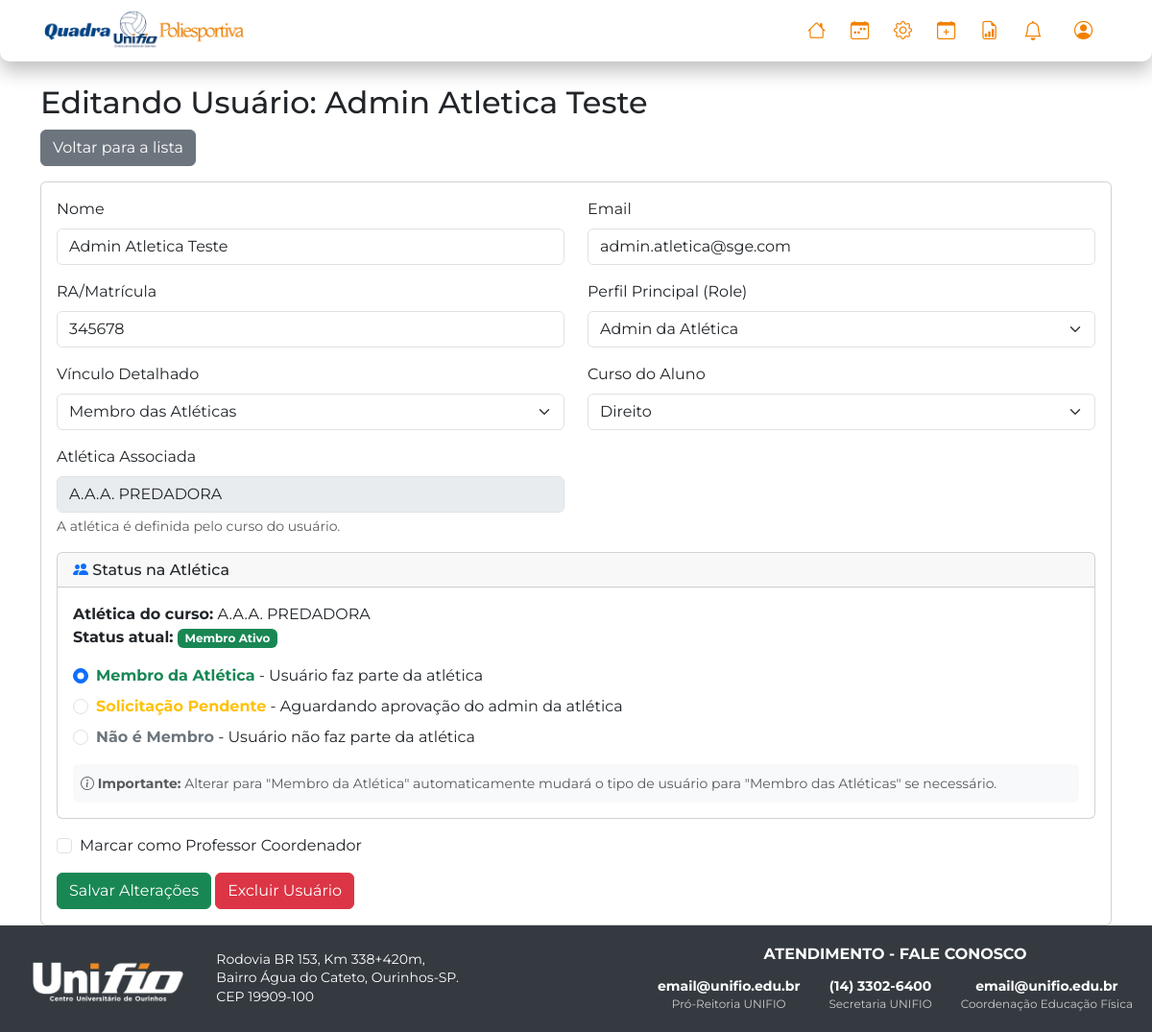
Before: /superadmin/usuario/editar?id=4 (signed in) with the older database file.
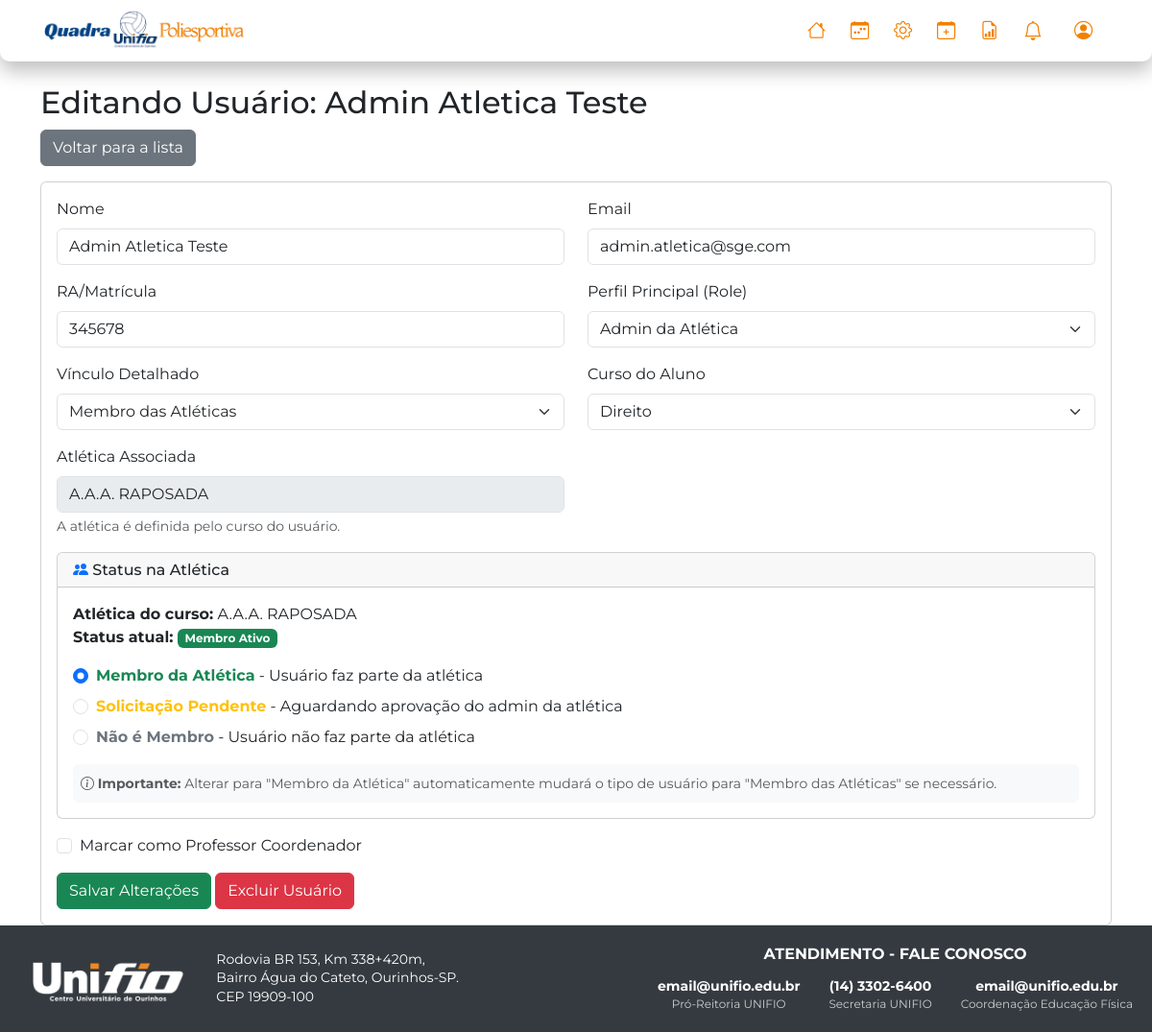
After: the same page with the newer database file.
### tables this page shows
CREATE TABLE `usuarios` (
  `id` int NOT NULL,
  `nome` varchar(255) NOT NULL,
  `email` varchar(255) NOT NULL,
  `senha` varchar(255) NOT NULL,
  `ra` varchar(20) DEFAULT NULL,
  `data_nascimento` date DEFAULT NULL,
  `telefone` varchar(20) DEFAULT NULL,
  `curso_id` int DEFAULT NULL,
  `role` enum('usuario','admin','superadmin') NOT NULL DEFAULT 'usuario',
  `atletica_id` int DEFAULT NULL,
  `tipo_usuario_detalhado` enum('Membro das Atleticas','Professor','Aluno','Comunidade Externa') DEFAULT NULL,
  `is_coordenador` tinyint(1) NOT NULL DEFAULT '0',
  `atletica_join_status` enum('none','pendente','aprovado') NOT NULL DEFAULT 'none',
  `login_code` varchar(6) DEFAULT NULL,
  `login_code_expires` datetime DEFAULT NULL,
  `reset_token` varchar(255) DEFAULT NULL,
  `reset_token_expires` datetime DEFAULT NULL  
);

CREATE TABLE `atleticas` (
  `id` int NOT NULL,
  `nome` varchar(255) NOT NULL
);

CREATE TABLE `cursos` (
  `id` int NOT NULL,
  `nome` varchar(255) NOT NULL,
  `atletica_id` int DEFAULT NULL,
  `coordenador_id` int DEFAULT NULL
);

### views/super_admin/editar-usuario.view.php (the view, shortened to what the changed rows need)
<?php
$podeSerAdmin = !empty($usuario_editado['atletica_id']) || !empty($usuario_editado['atletica_nome']);
?>
<h2>Editando Usuário: <?php echo htmlspecialchars($usuario_editado['nome']); ?></h2>
<a href="/superadmin/usuarios" class="btn btn-secondary mb-3">Voltar para a lista</a>
<div class="card">
    <div class="card-body">
        <form action="/superadmin/usuario/editar" method="post">
            <div class="row">
                <div class="col-md-6 mb-3"><label class="form-label">Nome</label><input type="text" name="nome" class="form-control" value="<?php echo htmlspecialchars($usuario_editado['nome'] ?? ''); ?>"></div>
                <div class="col-md-6 mb-3"><label class="form-label">Email</label><input type="email" name="email" class="form-control" value="<?php echo htmlspecialchars($usuario_editado['email'] ?? ''); ?>"></div>
                <div class="col-md-6 mb-3"><label class="form-label">RA/Matrícula</label><input type="text" name="ra" class="form-control" value="<?php echo htmlspecialchars($usuario_editado['ra'] ?? ''); ?>"></div>
                <div class="col-md-6 mb-3">
                    <label class="form-label">Perfil Principal (Role)</label>
                    <select name="role" class="form-select">
                        <option value="admin" <?php if($usuario_editado['role'] == 'admin') echo 'selected'; ?> <?php if (!$podeSerAdmin) echo 'disabled'; ?>>
                            Admin da Atlética <?php if (!$podeSerAdmin) echo '(Requer atlética)'; ?>
                        </option>
                    </select>
                </div>
                <div class="col-md-6 mb-3"><label class="form-label">Vínculo Detalhado</label>
                    <select name="tipo_usuario_detalhado" class="form-select">
                        <option value="Membro das Atléticas" <?php if($usuario_editado['tipo_usuario_detalhado'] == 'Membro das Atléticas') echo 'selected'; ?>>Membro das Atléticas</option>
                    </select>
                </div>
                <div class="col-md-6 mb-3"><label class="form-label">Curso do Aluno</label>
                    <select name="curso_id" class="form-select">
                        <?php foreach ($cursos as $c): ?>
                            <option value="<?php echo $c['id']; ?>" <?php if($usuario_editado['curso_id'] == $c['id']) echo 'selected'; ?>><?php echo htmlspecialchars($c['nome']); ?></option>
                        <?php endforeach; ?>
                    </select>
                </div>
                <div class="col-md-6 mb-3">
                    <label class="form-label">Atlética Associada</label>
                    <input type="text" class="form-control" value="<?php echo htmlspecialchars($usuario_editado['atletica_nome'] ?? 'Nenhuma (via curso)'); ?>" disabled>
                    <div class="form-text">A atlética é definida pelo curso do usuário.</div>
                </div>
            </div>
            <?php if (!empty($usuario_editado['curso_id']) && !empty($usuario_editado['atletica_nome'])): ?>
                <div class="card mb-3">
                    <div class="card-header">
                        <h6 class="mb-0"><i class="bi bi-people-fill text-primary"></i> Status na Atlética</h6>
                    </div>
                    <div class="card-body">
                        <p class="mb-3">
                            <strong>Atlética do curso:</strong> <?php echo htmlspecialchars($usuario_editado['atletica_nome']); ?><br>
                            <strong>Status atual:</strong>
                            <span class="badge <?php
                                echo match($usuario_editado['atletica_join_status'] ?? 'none') {
                                    'aprovado' => 'bg-success',
                                    'pendente' => 'bg-warning text-dark',
                                    default => 'bg-secondary'
                                };
                            ?>">
                                <?php
                                echo match($usuario_editado['atletica_join_status'] ?? 'none') {
                                    'aprovado' => 'Membro Ativo',
                                    'pendente' => 'Aguardando Aprovação',
                                    default => 'Não é Membro'
                                };
                                ?>
                            </span>
                        </p>
                        <div class="form-check mb-2">
                            <input class="form-check-input" type="radio" name="atletica_join_status" value="aprovado" id="atletica_aprovado"
                                   <?php if(($usuario_editado['atletica_join_status'] ?? 'none') === 'aprovado') echo 'checked'; ?>>
                            <label class="form-check-label" for="atletica_aprovado">
                                <strong class="text-success">Membro da Atlética</strong> - Usuário faz parte da atlética
                            </label>
                        </div>
                        <div class="form-check mb-2">
                            <input class="form-check-input" type="radio" name="atletica_join_status" value="pendente" id="atletica_pendente"
                                   <?php if(($usuario_editado['atletica_join_status'] ?? 'none') === 'pendente') echo 'checked'; ?>>
                            <label class="form-check-label" for="atletica_pendente">
                                <strong class="text-warning">Solicitação Pendente</strong> - Aguardando aprovação do admin da atlética
                            </label>
                        </div>
                        <div class="form-check">
                            <input class="form-check-input" type="radio" name="atletica_join_status" value="none" id="atletica_none"
                                   <?php if(($usuario_editado['atletica_join_status'] ?? 'none') === 'none') echo 'checked'; ?>>
                            <label class="form-check-label" for="atletica_none">
                                <strong class="text-secondary">Não é Membro</strong> - Usuário não faz parte da atlética
                            </label>
                        </div>
                        <div class="mt-3 p-2 bg-light rounded">
                            <small class="text-muted">
                                <i class="bi bi-info-circle"></i>
                                <strong>Importante:</strong> Alterar para "Membro da Atlética" automaticamente mudará o tipo de usuário para "Membro das Atléticas" se necessário.
                            </small>
                        </div>
                    </div>
                </div>
            <?php endif; ?>
            <div class="form-check mb-3">
                <input class="form-check-input" type="checkbox" name="is_coordenador" value="1" id="is_coordenador" <?php if($usuario_editado['is_coordenador']) echo 'checked'; ?>>
                <label class="form-check-label" for="is_coordenador">Marcar como Professor Coordenador</label>
            </div>
            <button type="submit" class="btn btn-success">Salvar Alterações</button>
            <button type="button" class="btn btn-danger" data-bs-toggle="modal" data-bs-target="#deleteUserModal">Excluir Usuário</button>
        </form>
    </div>
</div>

### src/Core/Router.php (shortened to what the changed rows need)
<?php
class Router
{
    protected static array $routes = [];
    public static function get(string $uri, string $action): void
    {
        self::$routes['GET'][$uri] = $action;
    }
    public static function post(string $uri, string $action): void
    {
        self::$routes['POST'][$uri] = $action;
    }
    protected static function extractParams(string $pattern, string $uri): ?array
    {
        $pattern = str_replace('/', '\/', $pattern);
        $pattern = preg_replace('/:([^\/]+)/', '(?P<\1>[^\/]+)', $pattern);
        $pattern = '/^' . $pattern . '$/';
        if (preg_match($pattern, $uri, $matches)) {
            array_shift($matches);
            return array_filter($matches, 'is_string', ARRAY_FILTER_USE_KEY);
        }
        return null;
    }
    public static function dispatch(string $uri, string $method): void
    {
        foreach (self::$routes[$method] as $route => $action) {
            $params = self::extractParams($route, $uri);
            if ($params !== null) {
                [$controllerName, $methodName] = explode('@', $action);
                $controllerClass = "Application\\Controller\\" . $controllerName;
                if (class_exists($controllerClass)) {
                    $controllerInstance = new $controllerClass();
                    if (method_exists($controllerInstance, $methodName)) {
                        call_user_func_array([$controllerInstance, $methodName], array_values($params));
                        return;
                    }
                }
            }
        }
        throw new \Exception("Rota não encontrada: [{$method}] {$uri}");
    }
}

### views/_partials/header.php (shortened to what the changed rows need)
<!DOCTYPE html>
<html lang="pt-BR">
<head>
    <link href="https://cdn.jsdelivr.net/npm/bootstrap@5.3.3/dist/css/bootstrap.min.css" rel="stylesheet">
    <link rel="stylesheet" href="https://cdn.jsdelivr.net/npm/bootstrap-icons@1.11.3/font/bootstrap-icons.min.css">
    <link rel="stylesheet" href="/css/header.css">
    <link rel="stylesheet" href="/css/default.css">
    <link rel="stylesheet" href="/css/calendar.css">
    <link rel="stylesheet" href="/css/notifications.css">
    <link rel="stylesheet" href="/css/event-popup.css">
</head>
<?php if (isset($isAuthPage) && $isAuthPage): ?>
<body class="auth-body">
<div class="auth-background"></div>
<main class="auth-container">
<?php else: ?>
<body class="d-flex flex-column min-vh-100">
<nav class="navbar navbar-expand-lg p-1">
    <div class="container d-flex justify-content-between align-items-center">
        <div class="header-left">
            <a class="navbar-brand" href="/">
                <img src="/img/logo-quadra.webp" alt="Logo Quadra" class="logo-header">
            </a>
        </div>
        <div class="header-right d-flex align-items-center">
            <div class="collapse navbar-collapse" id="navbarNav">
                <ul class="navbar-nav ms-auto">
                    <?php if (Auth::check()): ?>
                            <li class="nav-item"><a class="nav-link" href="/dashboard"><i class="bi bi-house"></i> <span>Meu Painel</span></a></li>
                            <li class="nav-item"><a class="nav-link" href="/agenda"><i class="bi bi-calendar-week"></i> <span>Agenda</span></a></li>
                            <?php if (Auth::role() === 'superadmin'): ?>
                                <li class="nav-item"><a class="nav-link" href="/superadmin/dashboard"><i class="bi bi-gear"></i> <span>Painel Admin</span></a></li>
                                <li class="nav-item"><a class="nav-link" href="/agendar-evento"><i class="bi bi-calendar-plus"></i> <span>Agendar Event.</span></a></li>
                                <li class="nav-item"><a class="nav-link" href="/superadmin/relatorios"><i class="bi bi-file-earmark-bar-graph"></i> <span>Relatórios</span></a></li>
                            <?php elseif (Auth::role() === 'admin'): ?>
                                <li class="nav-item"><a class="nav-link" href="/admin/atletica/dashboard"><i class="bi bi-trophy"></i> <span>Painel Atlética</span></a></li>
                                <li class="nav-item"><a class="nav-link" href="/agendar-evento"><i class="bi bi-calendar-plus"></i> <span>Agendar Event.</span></a></li>
                            <?php endif; ?>
                        <li class="nav-item dropdown me-2 notifications">
                           <a class="nav-link" href="#" id="notification-bell">
                            <i class="bi bi-bell fs-5"></i>
                            </a>
                        </li>
                        <li class="nav-item dropdown">
                            <a class="nav-link dropdown-toggle" href="#" role="button" data-bs-toggle="dropdown">
                                <i class="bi bi-person-circle"></i>
                            </a>
                        </li>
                    <?php else: ?>
                        <li class="nav-item"><a class="nav-link" href="/login"><span>Login</span></a></li>
                        <li class="nav-item"><a class="nav-link" href="/registro"><span>Registrar</span></a></li>
                    <?php endif; ?>
                </ul>
            </div>
        </div>
    </div>
</nav>
<main class="container mt-4 flex-grow-1">
<?php endif; ?>

### views/_partials/footer.php (shortened to what the changed rows need)
</main>
<footer class="unifio-footer <?php echo (isset($isAuthPage) && $isAuthPage) ? 'unifio-footer-auth' : 'mt-auto'; ?>">
    <div class="unifio-footer-container">
        <div class="unifio-footer-left">
            <img src="/img/logo-unifio-branco.webp" alt="Logo UNIFIO" class="unifio-logo">
            <div class="unifio-address">
                <p>Rodovia BR 153, Km 338+420m,</p>
                <p>Bairro Água do Cateto, Ourinhos-SP.</p>
                <p>CEP 19909-100</p>
            </div>
        </div>
        <div class="unifio-footer-right">
            <h5>ATENDIMENTO - FALE CONOSCO</h5>
            <div class="unifio-contact-info">
                <div class="unifio-contact-item">
                    <p><a href="mailto:email@unifio.edu.br" class="footer-link">email@unifio.edu.br</a></p>
                    <p>Pró-Reitoria UNIFIO</p>
                </div>
                <div class="unifio-contact-item">
                    <p><a href="https://wa.me/551433026400" class="footer-link" target="_blank">(14) 3302-6400</a></p>
                    <p>Secretaria UNIFIO</p>
                </div>
                <div class="unifio-contact-item">
                    <p><a href="mailto:email@unifio.edu.br" class="footer-link">email@unifio.edu.br</a></p>
                    <p>Coordenação Educação Física</p>
                </div>
            </div>
        </div>
    </div>
</footer>
</body>
</html>

Changed rows visible on the page:
changed usuarios "Admin Atletica Teste": atletica.nome "A.A.A. PREDADORA" → "A.A.A. RAPOSADA"
